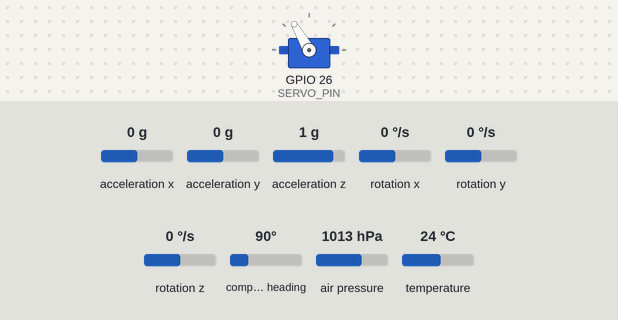
Simulated run of this sketch. Board: ESP32. Shown: servo. Inputs (shaded band) come from the test bench; at power-on: acceleration x 0 g, acceleration y 0 g, acceleration z 1 g, rotation x 0 °/s, rotation y 0 °/s, rotation z 0 °/s, compass heading 90°, air pressure 1013 hPa, temperature 24 °C. Storage starts empty; what the sketch prints to the serial monitor is not drawn.

Above: at 3.1 s.
Timing chart, 0 to 4.6 s (numbered marks = the images above):
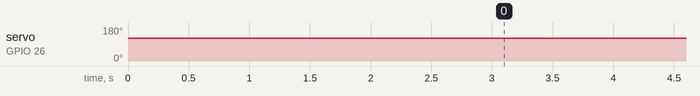

The sketch:

final_guardar_en_memoria.ino
```cpp
#include <Wire.h>
#include <Adafruit_Sensor.h>
#include <Adafruit_BMP280.h>
#include <QMC5883LCompass.h>
#include <MPU6050_light.h>
#include <TinyGPS.h>
#include <Servo.h>
#include <SPI.h>
#include <SD.h>

Adafruit_BMP280 bmp; // Create an instance of the BMP280 object
QMC5883LCompass compass;
MPU6050 mpu(Wire);
TinyGPS gps;

#define BMP280_I2C_ADDRESS_1 0x76
#define BMP280_I2C_ADDRESS_2 0x77
#define SEALEVELPRESSURE_HPA (1013.25)
#define GPS_BAUDRATE 9600
#define RXD2 16
#define TXD2 17
#define SERVO_PIN 26

Servo servoMotor;
int currentPos = 120;
HardwareSerial NEO6M(1);
double altura_de_corte = 3025.5;
unsigned long timer = 0;
String measurement = "";

const int CS = 5; // Define the chip select pin for SD card

void WriteToFile(const char *path, String content) {
  File file = SD.open(path, FILE_WRITE);
  if (file) {
    file.println(content);
    file.close();
    Serial.println("Data written to file.");
  } else {
    Serial.println("Error opening file.");
  }
}

void setup() {
  Serial.begin(115200);
  servoMotor.attach(SERVO_PIN);
  servoMotor.write(121);
  NEO6M.begin(GPS_BAUDRATE, SERIAL_8N1, RXD2, TXD2);

  Serial.println(F("Initializing SD card..."));
  if (!SD.begin(CS)) {
    Serial.println("SD card initialization failed!");
    while (1);
  }
  Serial.println("SD card initialization done.");

  Serial.println(F("Initializing sensors..."));
  if (!bmp.begin(BMP280_I2C_ADDRESS_1) && !bmp.begin(BMP280_I2C_ADDRESS_2)) {
    Serial.println(F("Error initializing BMP280. Check connections and I2C address."));
    while (1);
  }

  compass.init();
  compass.setCalibrationOffsets(-945.00, 422.00, 342.00);
  compass.setCalibrationScales(0.97, 1.00, 1.03);

  Wire.begin();
  byte status = mpu.begin();
  Serial.print(F("Initializing MPU6050: "));
  Serial.println(status);
  while (status != 0);
  delay(2000);
  mpu.calcOffsets(true, true);
  Serial.println("MPU6050 calibration done!");
}

void loop() {
  if (!bmp.begin()) {
    Serial.println(F("Lost connection with BMP280. Check connections and I2C address."));
    while (1);
  }

  measurement += "Temperature = " + String(bmp.readTemperature() - 8) + " °C\n";
  measurement += "Pressure = " + String(bmp.readPressure() / 100.0F) + " hPa\n";
  double altitud = bmp.readAltitude(SEALEVELPRESSURE_HPA) + 500;
  measurement += "Approximate Altitude = " + String(altitud) + " meters\n";

  compass.read();
  byte a = compass.getAzimuth();
  char myArray[3];
  compass.getDirection(myArray, a);
  measurement += "Compass Direction = " + String(myArray[0]) + String(myArray[1]) + String(myArray[2]) + "\n";

  mpu.update();

  if (millis() - timer > 1000) {
    measurement += "ACCELEROMETER X: " + String(mpu.getAccX() * 10) + "m/s^2  \tY: " + String(mpu.getAccY() * 10) + "m/s^2  \tZ: " + String(mpu.getAccZ() * 10) + "m/s^2\n";
    measurement += "GYRO X: " + String(mpu.getGyroX()) + " °/s  \tY: " + String(mpu.getGyroY()) + " °/s  \tZ: " + String(mpu.getGyroZ()) + " °/s\n";
    measurement += "ACC ANGLE X: " + String(mpu.getAccAngleX()) + " °  \tY: " + String(mpu.getAccAngleY()) + " °\n";
    measurement += "ANGLE X: " + String(mpu.getAngleX()) + " °  \tY: " + String(mpu.getAngleY()) + " °  \tZ: " + String(mpu.getAngleZ()) + " °\n";
    timer = millis();
  }

  while (NEO6M.available() > 0) {
    char c = NEO6M.read();
    measurement += c;
  }

  if (altitud >= altura_de_corte) {
    servoMotor.write(20);
    measurement += "seguro abierto";
  }
  if (altitud < altura_de_corte) {
    servoMotor.write(120);
    measurement += "seguro cerrado";
  }

  delay(2000);
  measurement += "=====================================================\n";

  // Write the measurement variable to the SD card
  WriteToFile("/measurement.txt", measurement);

  // Clear the contents of the measurement variable
  measurement = "";
}
```

Measured:
- by itself, servo on GPIO 26 (SERVO_PIN): 121° → 120° at 3.0 s
